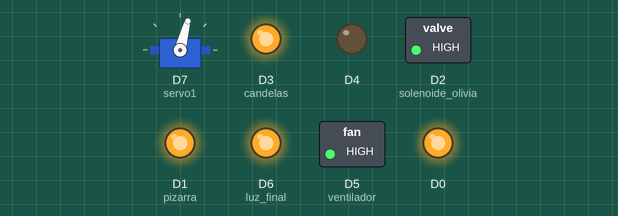
This sketch was run on a simulated ESP8266 (NodeMCU). Shown: servo, switched loads named in the sketch (green lamp = pin HIGH), output pins drawn as LEDs (lit = HIGH). Uploads are accepted with an empty reply; random numbers use the default seed unless the sketch sets one; what the sketch prints to the serial monitor is not drawn.

Above: at 0.1 s.
At 1.5 s:
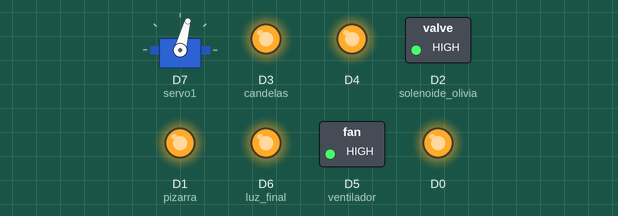
Timing chart, 0 to 3.1 s (numbered marks = the images above):
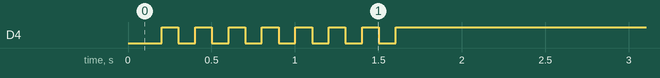

The sketch:

r2_relays.ino
```cpp
#include <Arcana.h>
#include <Servo.h>

Arcana arcana("relaysPared", false, true);

int counter = 0;
bool isReset = false;
bool fxAnabel = false;
bool fxOlivia = false;
Servo servo1;


void setup() {
  pinMode(D0, OUTPUT);
  pinMode(D1, OUTPUT); // pizarra
  pinMode(D2, OUTPUT); // solenoide olivia
  pinMode(D3, OUTPUT); // candelas
  pinMode(D5, OUTPUT); // ventilador
  pinMode(D6, OUTPUT); // luz final
  servo1.attach(D7);

  Serial.begin(115200);

  reset();

  arcana.init();
  delay(50);
}
void loop() {
  if (counter == 0) {
    arcana.conectar();
    counter = 50;
  }
  counter--;
  //    ///////////////////////////////
  if (arcana.respuesta.substring(1, 4).equals("off") && !isReset) {
    reset();
  }
  if (arcana.respuesta.substring(1, 3).equals("on") && !isReset) {
    reset();
  }

  if (arcana.respuesta.charAt(3) == '1') {
    digitalWrite(D1, LOW);
    isReset = false;
  }

  if (arcana.respuesta.charAt(21) == '1') {
    digitalWrite(D3, LOW);
    isReset = false;
  }

  if (arcana.respuesta.charAt(22) == '1') {
    isReset = false;
    if (!fxOlivia) {
      HarlemShake();
      fxOlivia = true;
    }
  } else {
    fxOlivia = false;
  }

//  if (arcana.respuesta.charAt(23) == '1') {
//    digitalWrite(D5, LOW);
//    isReset = false;
//  }
  if (arcana.respuesta.charAt(24) == '1') {
//    digitalWrite(D5, HIGH);
    digitalWrite(D6, LOW);
    isReset = false;
  }

  if (arcana.respuesta.charAt(5) == '1' && !fxAnabel) {
    delay(1000);
    servo1.write(100);
    delay(1000);
    servo1.write(75);
    fxAnabel = true;
    isReset = false;
  }
  if (arcana.respuesta.charAt(5) == '0' && fxAnabel) {
    fxAnabel = false;
    isReset = false;
  }


  String estado = "Anabelle=" + (fxAnabel ? String("presente") : String("escondida"));
  arcana.estado(estado);

  ///////////////////////////////
  delay(20);
}

void reset() {
  digitalWrite(D0, HIGH);
  digitalWrite(D1, HIGH);
  digitalWrite(D2, HIGH);
  digitalWrite(D3, HIGH);
  digitalWrite(D5, HIGH);
  digitalWrite(D6, HIGH);
  servo1.write(75);
  fxAnabel = false;
  fxOlivia = false;
  isReset = true;
}

void HarlemShake() {
  int n = random(10, 15);
  while (n > 0) {
    n--;
    digitalWrite(D2, LOW);
    delay(random(100, 400));
    digitalWrite(D2, HIGH);
    delay(random(100, 400));
  }
}
```
